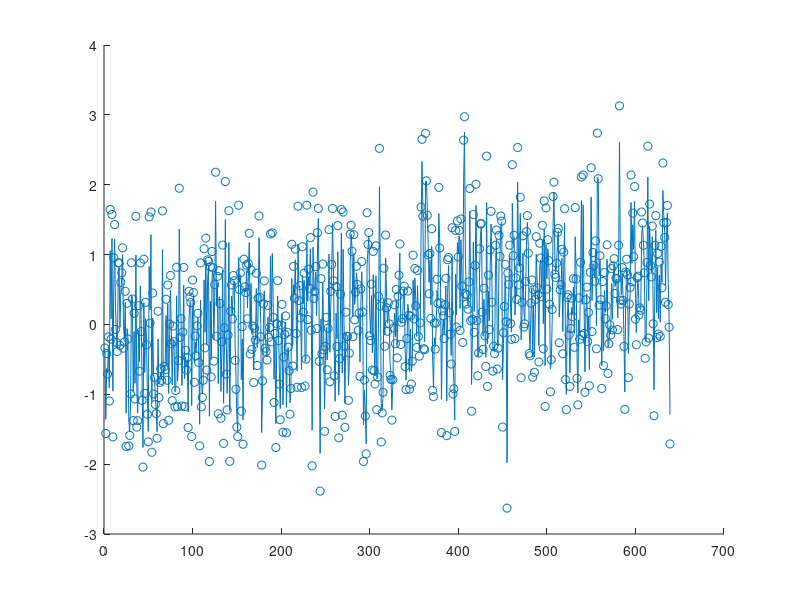

Source code (MATLAB):
clear;
Y_t=load('1D-data.txt');

X_t=[0 0]';
S_t=[1 1;0 1];
M=[1 0];
S=[0 0;0 1];
Q=[0 0; 0 0.0005];
R=.0005;

X_predict=S_t*X_t;
S_predict=S_t*S*S_t'+Q;

for i=1:size(Y_t)
    Kt=S_predict*M'*inv(M*S_predict*M'+R);
    X_upd=X_predict+Kt*(Y_t(i)-M*X_predict);
    S_update=(eye(2)-Kt*M)*S_predict;
    X_update(i)=X_upd(1);
    X_predict=S_t*X_update(i);
    S_predict=S_t*S_update*S_t'+Q;

end

scatter(1:1:length(Y_t),Y_t)
hold on
plot(X_update)
hold off